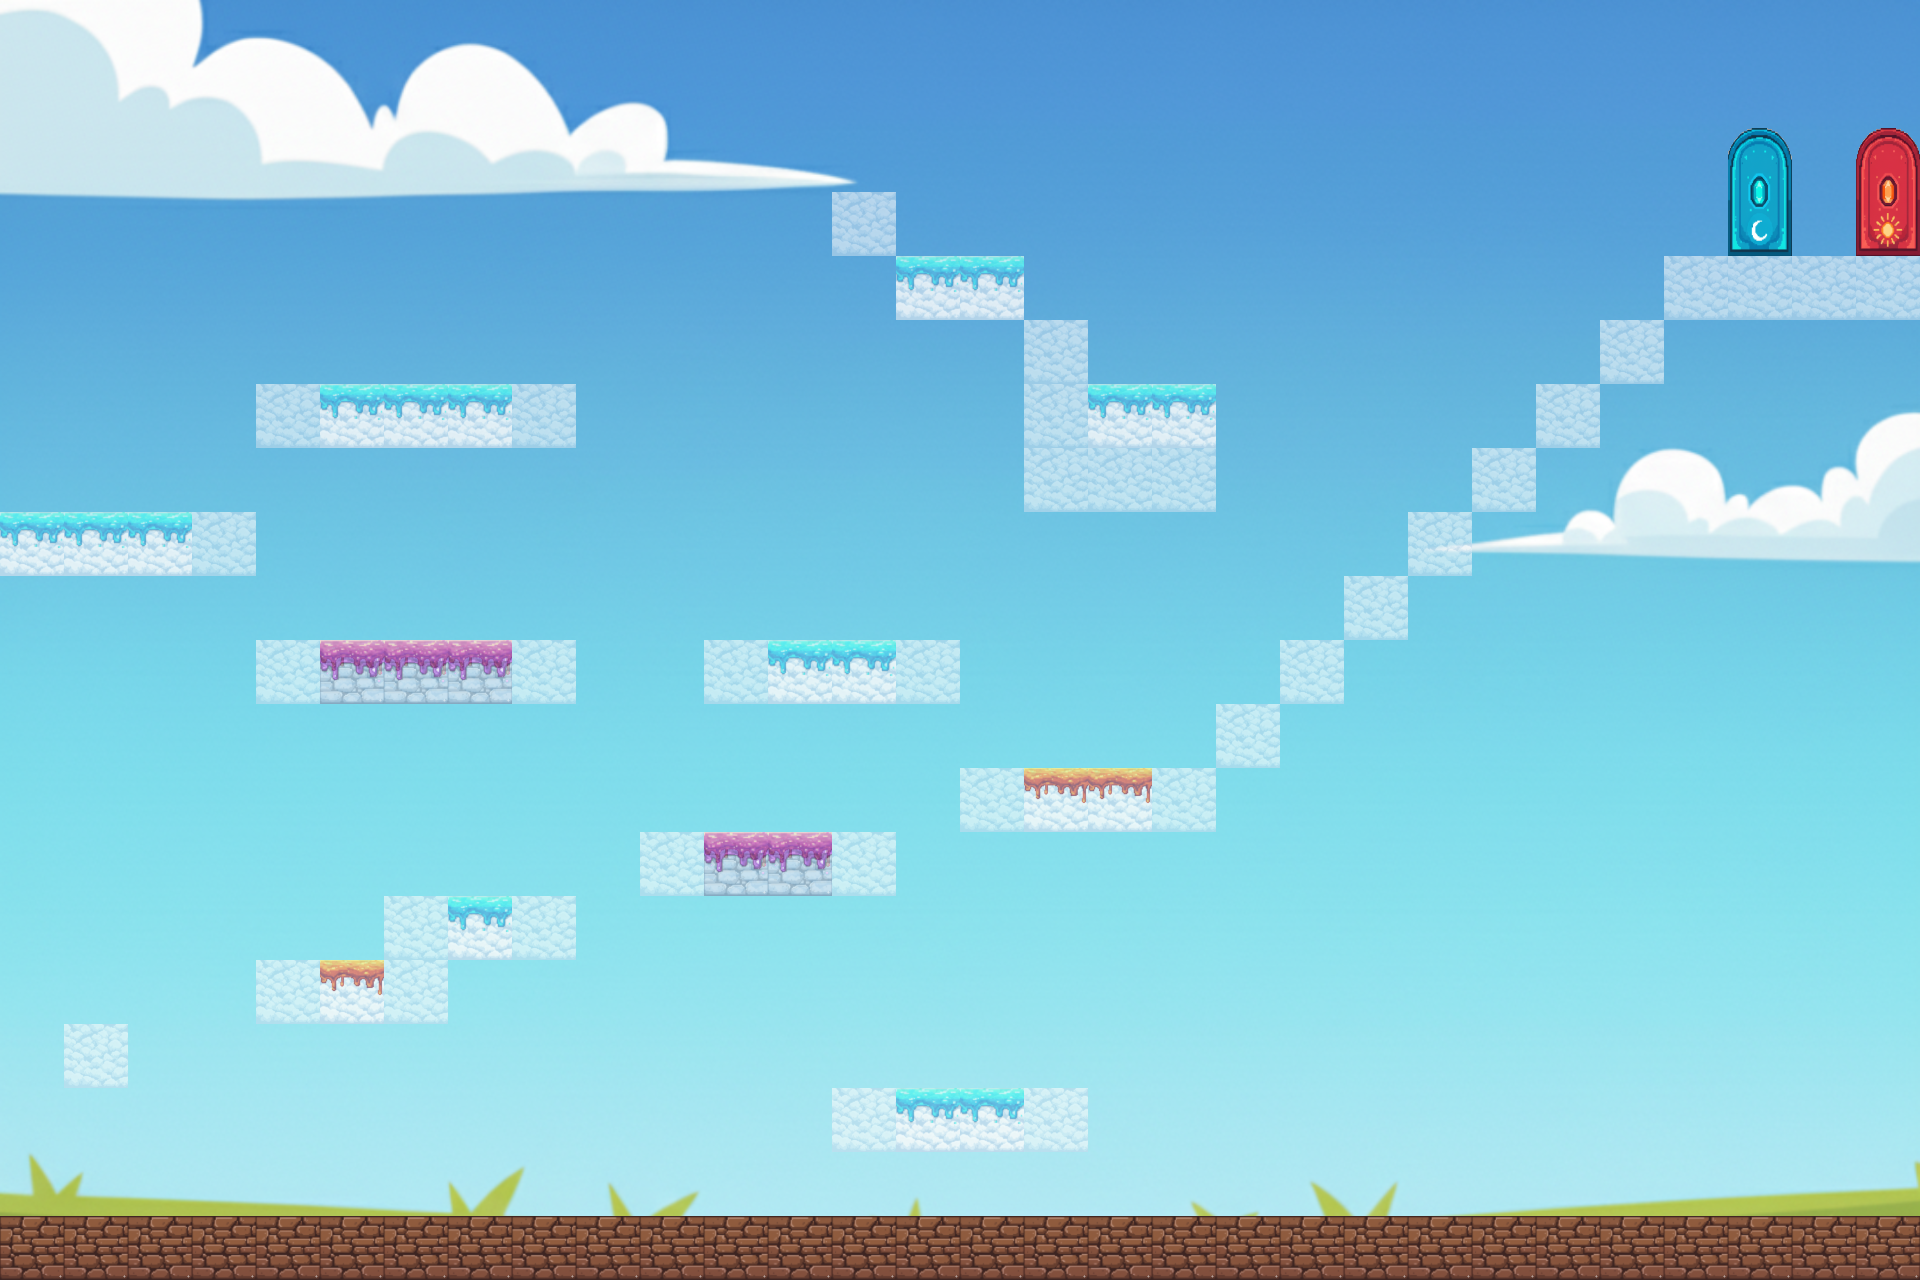

The image is a tile-based game level rendered from a .tmx file. Its description and source (layers, tilesets, objects; grid data summarised) follow:
An orthogonal 30x20 tile map with 64x64 px tiles, 7 tile layers (Fondo, Piedra, Nube, Puerta, ...), 9 tilesets and 67 objects.

<map version="1.10" tiledversion="1.11.2" orientation="orthogonal" renderorder="right-down" width="30" height="20" tilewidth="64" tileheight="64" infinite="0" nextlayerid="17" nextobjectid="76">
 <tileset firstgid="1" source="Tierra.tsx" />
 <tileset firstgid="2" source="Nube.tsx" />
 <tileset firstgid="3" source="nube.tsx" />
 <tileset firstgid="4" source="NubeL.tsx" />
 <tileset firstgid="5" source="NubeAgua.tsx" />
 <tileset firstgid="6" source="puertaLuna.tsx" />
 <tileset firstgid="8" source="puertaSol.tsx" />
 <tileset firstgid="10" source="PeligroNube.tsx" />
 <tileset firstgid="11" source="FondoCielo.tsx" />
 <layer id="2" name="Fondo" width="30" height="20">
  <data>[600 cells, 600 non-empty, 600 distinct tile ids]</data>
 </layer>
 <layer id="3" name="Piedra" width="30" height="20">
  <data>[600 cells, 30 non-empty, 1 distinct tile ids]</data>
 </layer>
 <layer id="14" name="Nube" width="30" height="20" opacity="0.6">
  <data>[600 cells, 58 non-empty, 1 distinct tile ids]</data>
 </layer>
 <layer id="4" name="Puerta" width="30" height="20">
  <data>[600 cells, 4 non-empty, 4 distinct tile ids]</data>
 </layer>
 <layer id="5" name="Lava" width="30" height="20" opacity="0.6">
  <data>[600 cells, 8 non-empty, 1 distinct tile ids]</data>
 </layer>
 <layer id="15" name="PeligroComun" width="30" height="20" opacity="0.6">
  <data>[600 cells, 5 non-empty, 1 distinct tile ids]</data>
 </layer>
 <layer id="7" name="Agua" width="30" height="20" opacity="0.6">
  <data>[600 cells, 15 non-empty, 1 distinct tile ids]</data>
 </layer>
 <objectgroup id="8" name="Colisiones">
  <object id="1" x="-1" y="-0.666667" width="3" height="1376.67" />
  <object id="2" x="1917.33" y="-0.333333" width="4" height="1321.33" />
  <object id="5" x="-2" y="-2" width="1923.33" height="3.66667" />
  <object id="6" x="256.5" y="383.5" width="63" height="65" />
  <object id="7" x="191.667" y="512" width="64.3333" height="63.3333" />
  <object id="8" x="256.333" y="639.667" width="64.3333" height="65" />
  <object id="9" x="2" y="535" width="191.333" height="40" />
  <object id="10" x="511.667" y="383.667" width="64" height="64.3333" />
  <object id="11" x="318.667" y="406.333" width="193" height="41.6667" />
  <object id="12" x="512.333" y="640.667" width="63" height="63.6667" />
  <object id="13" x="320.333" y="660.667" width="193" height="42.6667" />
  <object id="14" x="256" y="959.667" width="64" height="65" />
  <object id="15" x="384" y="896" width="63.3333" height="128.667" />
  <object id="16" x="319.667" y="982.667" width="64.6667" height="41" />
  <object id="17" x="512.667" y="896.333" width="63" height="63.3333" />
  <object id="18" x="447.667" y="918.333" width="65" height="41" />
  <object id="19" x="640.333" y="832" width="63.6667" height="63.6667" />
  <object id="20" x="831.333" y="831.667" width="64.6667" height="64" />
  <object id="21" x="702.667" y="851.667" width="130.333" height="43.6667" />
  <object id="22" x="704" y="640.667" width="64.3333" height="64" />
  <object id="23" x="896.333" y="640.333" width="64" height="64.3333" />
  <object id="24" x="767.333" y="665" width="131" height="39.3333" />
  <object id="25" x="832.667" y="192.333" width="63" height="63.3333" />
  <object id="26" x="895.667" y="277.333" width="128.333" height="42.6667" />
  <object id="27" x="1024" y="319.333" width="65" height="192.667" />
  <object id="28" x="1088.67" y="406" width="127.333" height="106" />
  <object id="29" x="960" y="768.333" width="64.6667" height="64.3333" />
  <object id="30" x="1152.33" y="768.333" width="63.6667" height="63.6667" />
  <object id="31" x="1025" y="788" width="126.667" height="44.6667" />
  <object id="33" x="1215.67" y="703.333" width="64.3333" height="64.6667" />
  <object id="34" x="1280.33" y="640.333" width="63.3333" height="64.3333" />
  <object id="36" x="1344" y="576.333" width="64" height="63.6667" />
  <object id="37" x="1408" y="511.333" width="64" height="64" />
  <object id="38" x="1471.67" y="448" width="63" height="64.3333" />
  <object id="39" x="1536" y="384" width="64.3333" height="63" />
  <object id="40" x="1600" y="319" width="64" height="65.3333" />
  <object id="41" x="1663.67" y="255.667" width="258" height="64" />
  <object id="42" x="832" y="1088.5" width="63.5" height="65" />
  <object id="43" x="1024" y="1087.5" width="64.5" height="65" />
  <object id="44" x="896.5" y="1107" width="127" height="46.5" />
  <object id="67" x="3.33333" y="1214" width="1917.33" height="65.3333" />
  <object id="74" x="63.6364" y="1021.21" width="66.6667" height="66.6667" />
  <object id="75" x="215.152" y="1318.18" />
 </objectgroup>
 <objectgroup id="9" name="Estrellas">
  <object id="57" x="381.333" y="246.667" width="70.6667" height="84" />
  <object id="58" x="384" y="513.333" width="64" height="68" />
  <object id="59" x="834.667" y="508.606" width="61.3333" height="74.0606" />
  <object id="60" x="765.333" y="508" width="66.6667" height="73.3333" />
  <object id="61" x="754.667" y="754.667" width="54.6667" height="61.3333" />
  <object id="62" x="1084" y="644" width="69.3333" height="68" />
  <object id="63" x="384" y="766.667" width="69.3333" height="62.6667" />
  <object id="64" x="917.333" y="966.667" width="72" height="64" />
  <object id="65" x="14.6667" y="389.333" width="68" height="70.6667" />
  <object id="66" x="1046.67" y="165.333" width="65.3333" height="69.3333" />
 </objectgroup>
 <objectgroup id="10" name="PuertaLuna">
  <object id="45" x="1727" y="126.5" width="66" height="132" />
 </objectgroup>
 <objectgroup id="11" name="PuertaSol">
  <object id="46" x="1856.5" y="125.5" width="65.5" height="135" />
 </objectgroup>
 <objectgroup id="16" name="Peligro">
  <object id="70" x="324.667" y="639.333" width="183.417" height="22.3333" />
  <object id="71" x="703.5" y="832" width="128" height="19.25" />
 </objectgroup>
 <objectgroup id="12" name="PeligroLava">
  <object id="48" x="1025.5" y="771.25" width="126" height="16.25" />
  <object id="49" x="320.5" y="964.5" width="65" height="18" />
 </objectgroup>
 <objectgroup id="13" name="PeligroAgua">
  <object id="51" x="2.5" y="517.5" width="190" height="17" />
  <object id="52" x="321" y="389" width="191.5" height="16.5" />
  <object id="53" x="896.5" y="260.5" width="126.5" height="15.5" />
  <object id="54" x="1089.5" y="388.5" width="127.5" height="17" />
  <object id="55" x="768" y="645" width="128.5" height="22" />
  <object id="56" x="897" y="1091.33" width="129" height="16.6667" />
  <object id="72" x="447.667" y="901.667" width="65.6667" height="17.6667" />
  <object id="73" x="1046.67" y="-66.6667" />
 </objectgroup>
</map>
